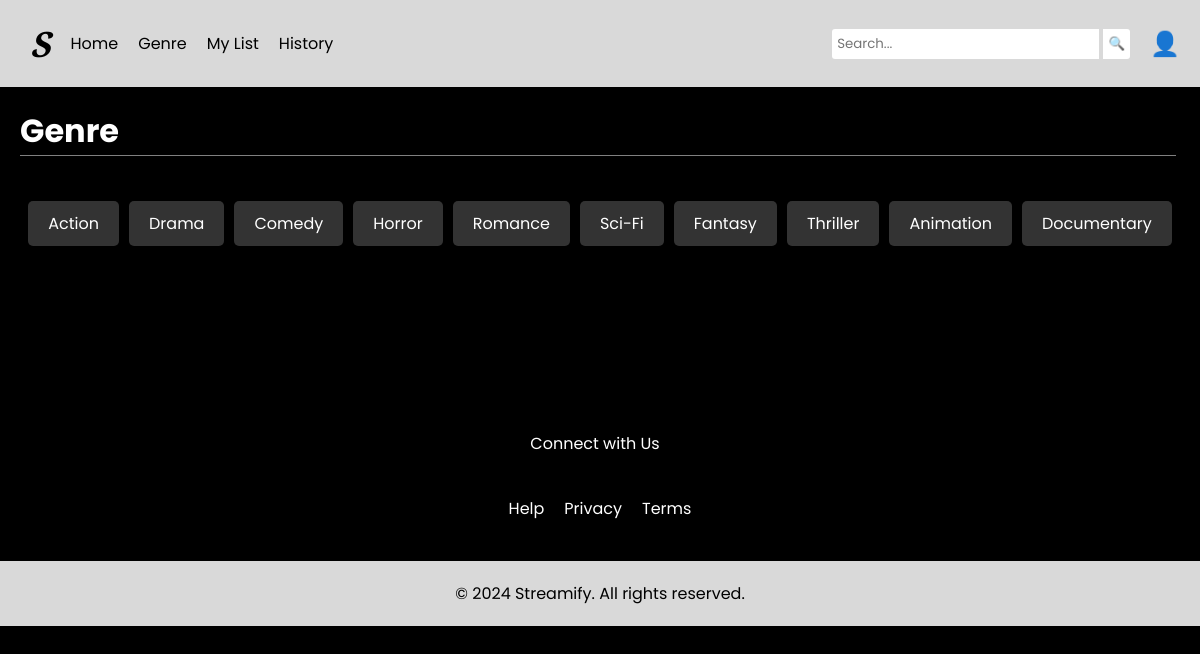
The app's page /genre.php (signed in) with its own data.
### tables this page shows
CREATE TABLE `genre` (
  `genre_id` int(10) UNSIGNED NOT NULL,
  `genre_nama` varchar(100) NOT NULL
);

### genre.php (the view, shortened to what this page needs)
<!DOCTYPE html>
<html lang="en">
<head>
    <link rel="stylesheet" href="style.css">
    <link rel="stylesheet" href="https://cdnjs.cloudflare.com/ajax/libs/animate.css/4.1.1/animate.min.css"/>
</head>
<body>
    <header>
    <div class="navbar">
            <div class="left-section">
                <div class="logo">S</div>
                <nav>
                <ul>
                        <li><a href="home.php">Home</a></li>
                        <li><a href="genre.php">Genre</a></li>
                        <li><a href="mylist.php">My List</a></li>
                        <li><a href="history.php">History</a></li>
                    </ul>
                </nav>
            </div>
            <div class="right-section">
                <div class="search-bar">
                <form action="search.php" method="GET">
                    <input type="text" name="query" placeholder="Search...">
                    <button type="submit">🔍</button>
                </form>
                </div>
                <div class="user-icon" onclick="toggleProfileModal()">👤</div>
            </div>
        </div>
    </header>
    <div class="genre-title">
    <h1>Genre</h1>
    <hr style="width:98%; height:1px;border-width:0;color:gray;background-color:gray"><br>
    </div>
    <div class="genre-container">
        <?php
        include 'db.php';
        $query = "SELECT * FROM genre";
        $result = mysqli_query($conn, $query);
        while ($row = mysqli_fetch_assoc($result)) {
            echo '<a href="genre_detail.php?genre_id=' . $row['genre_id'] . '" class="genre-item">' . htmlspecialchars($row['genre_nama']) . '</a>';
        }
        ?>
    </div>
<br><br><br><br><br>
    <div class="end">
        <div class="footer-content">
            <div class="social-media">
                <p>Connect with Us <a href="#"><i class="fa fa-instagram" style="color: #d9d9d9;"></i></a></p>
            </div>
            <div class="footer-links">
                <a href="#">Help</a>
                    <a href="#">Privacy</a>
                    <a href="#">Terms</a>
                </div>
        </div>
    </div>
<footer>
    <p>&copy; 2024 Streamify. All rights reserved.</p>
</footer>
</body>
</html>

### style.css (style rules this page uses)
* { margin: 0; padding: 0; font-family: 'Poppins', sans-serif; box-sizing: border-box; }
body { background: #000000; color: #fff; }
nav { display: flex; align-items: center; justify-content: space-between; padding: 10px 0; }
.logo { margin-left: 10px; color: #000; font-family: 'Libre Bodoni', sans-serif; font-style: italic; font-size: 35px; font-weight: 700; cursor: pointer; }
footer { color: #000; text-align: center; padding: 20px; background-color: #d9d9d9; }
footer { background-color: #d9d9d9; color: #000; padding: 20px; text-align: center; }
.footer-content { justify-content: center; align-items: center; padding: 20px; }
.social-media { align-items: center; margin-bottom: 40px; }
.social-media p { margin-right: 10px; font-size: 16px; }
.footer-links { justify-content: center ; display: flex; gap: 20px; }
.footer-links a { color: #ffffff; text-decoration: none; font-size: 16px; }
.end { padding: 20px; text-align: center; }
header { position: relative; background-color: #d9d9d9; }
.navbar { display: flex; align-items: center; padding: 20px; justify-content: space-between; background: none; }
nav ul { list-style: none; display: flex; margin: 0; padding: 0; }
nav ul li { margin-left: 20px; }
nav ul li a { text-decoration: none; color: #000; }
.user-icon { font-size: 24px; cursor: pointer; }
hr { border: 1px solid #555; }
.left-section { display: flex; align-items: center; }
.right-section { display: flex; align-items: center; }
.search-bar { display: flex; align-items: center; margin-right: 20px; }
.search-bar input { padding: 5px; border: none; border-radius: 3px 0 0 3px; }
.search-bar button { padding: 5px; border: none; background-color: #fff; color: #000; cursor: pointer; border-radius: 0 3px 3px 0; }
.genre-container { display: flex; flex-wrap: wrap; gap: 10px; padding: 20px; justify-content: center; }
.genre-item { text-decoration: none; background-color: #333333; border: none; border-radius: 5px; padding: 10px 20px; color: #ffffff; text-align: center; transition: background-color 0.3s; }
.genre-title { padding-left: 20px; padding-top: 20px; }

### records on screen
genre: genre_nama "Action"
genre: genre_nama "Drama"
genre: genre_nama "Comedy"
genre: genre_nama "Horror"
genre: genre_nama "Romance"
genre: genre_nama "Sci-Fi"
genre: genre_nama "Fantasy"
genre: genre_nama "Thriller"
genre: genre_nama "Animation"
genre: genre_nama "Documentary"
